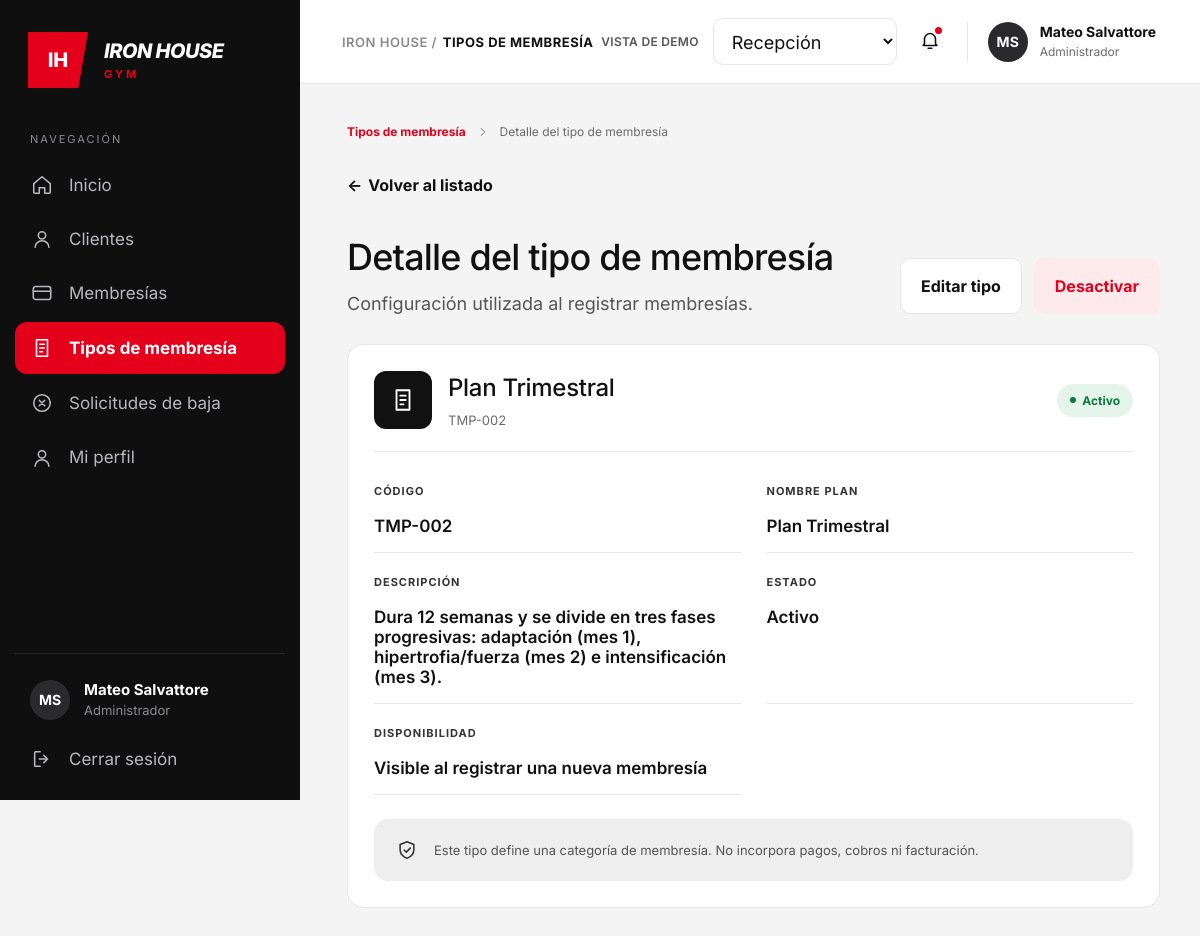
/recep/tipo-ver.php?id=2 (signed in), run on the app's committed database.
### tables this page shows
CREATE TABLE `membresias` (
  `id_membresia` int(11) NOT NULL,
  `nombre_plan` varchar(50) NOT NULL,
  `descripcion` text DEFAULT NULL,
  `duracion_dias` int(11) NOT NULL,
  `precio` decimal(10,2) NOT NULL,
  `estado` enum('Activo','Inactivo') NOT NULL DEFAULT 'Activo'
);

### recep/tipos_config.php (called while the page is built, shortened)
<?php
function codigoTipo(int $id, ?string $codigoBd = null): string
{
    return ($codigoBd !== null && $codigoBd !== '') ? $codigoBd : sprintf('TMP-%03d', $id);
}

### recep/tipo-ver.php (the view, shortened to what this page needs)
<?php
require_once __DIR__ . '/helpers.php';
require_once __DIR__ . '/conexion.php';
require_once __DIR__ . '/tipos_config.php';
$usuario = [
    'nombre' => $_SESSION['nombre_completo'] ?? 'Usuario',
    'rol'    => $_SESSION['rol'] ?? ''
];
$paginaActual = 'tiposd';
$menu = [
    'inicio'      => ['Inicio',              'home',     'recepcion_panel.php'],
    'clientes'    => ['Clientes',            'user',     'clientes.php'],
    'membresias'  => ['Membresías',          'card',     'membresias.php'],
    'tiposd'       => ['Tipos de membresía',  'doc',      'tipos.php'],
    'solicitudes' => ['Solicitudes de baja', 'x-circle', 'solicitudes.php'],
    'perfil'      => ['Mi perfil',           'user',     'perfil.php'],
];
$id = (int)($_GET['id'] ?? 0);
$t = null;
$errorDb = '';
try {
    if ($id > 0) {
        $sql = "SELECT "
             . TM_ID . " AS id, "
             . TM_NOMBRE . " AS nombre, "
             . TM_ESTADO . " AS estado"
             . (TM_CODIGO !== null ? ", " . TM_CODIGO . " AS codigo" : "")
             . (TM_DESCRIPCION !== null ? ", " . TM_DESCRIPCION . " AS descripcion" : "")
             . " FROM " . TM_TABLA . " WHERE " . TM_ID . " = ? LIMIT 1";
        $stmt = mysqli_prepare($cnx, $sql);
        mysqli_stmt_bind_param($stmt, 'i', $id);
        mysqli_stmt_execute($stmt);
        $t = mysqli_fetch_assoc(mysqli_stmt_get_result($stmt)) ?: null;
    }
} catch (Throwable $e) {
    error_log($e->getMessage());
    $errorDb = 'No se pudo cargar la información del tipo de membresía.';
}
if ($t !== null) {
    $nombre = (string)$t['nombre'];
    $activo = $t['estado'] === 'Activo';
    $codigo = codigoTipo((int)$t['id'], isset($t['codigo']) ? (string)$t['codigo'] : null);
    $descripcion = trim((string)($t['descripcion'] ?? ''));
}
?>
<!DOCTYPE html>
<html lang="es">
<head>
  <link rel="stylesheet" href="css/style.css">
  <link rel="stylesheet" href="css/usuarios.css">
  <link rel="stylesheet" href="css/modal.css">
  <link rel="stylesheet" href="css/usuario_detalle.css">
  <link rel="stylesheet" href="css/bitacora_detalle.css">
</head>
<body>
<div class="layout">
  <aside class="sidebar">
    <div class="brand">
      <div class="brand-mark">IH</div>
      <div class="brand-text">
        <span class="brand-name">IRON HOUSE</span>
        <span class="brand-sub">GYM</span>
      </div>
    </div>
    <p class="nav-title">Navegación</p>
    <nav class="nav">
      <?php foreach ($menu as $clave => [$texto, $ico, $url]): ?>
        <a href="<?= e($url) ?>" class="nav-item <?= $clave === $paginaActual ? 'is-active' : '' ?>">
          <?= icono($ico, 22) ?>
          <span><?= e($texto) ?></span>
        </a>
      <?php endforeach; ?>
    </nav>
    <div class="sidebar-footer">
      <div class="sidebar-user">
        <span class="avatar avatar-dark"><?= e(iniciales($usuario['nombre'])) ?></span>
        <div>
          <strong><?= e($usuario['nombre']) ?></strong>
          <small><?= e($usuario['rol']) ?></small>
        </div>
      </div>
      <a href="logout.php" class="nav-item" data-abrir-modal="modal-cerrar-sesion"><?= icono('logout', 22) ?><span>Cerrar sesión</span></a>
    </div>
  </aside>
  <div class="main">
    <header class="topbar">
      <div class="breadcrumb"><span>IRON HOUSE /</span> <b>TIPOS DE MEMBRESÍA</b></div>
      <div class="topbar-right">
        <span class="demo-label">VISTA DE DEMO</span>
        <select class="role-select" aria-label="Rol de la vista de demo" onchange="redirigir(this)">
          <option value="recepcion_panel.php" selected>Recepción</option>
        </select>
        <button class="bell" aria-label="Notificaciones">
          <?= icono('bell', 22) ?><i class="bell-dot"></i>
        </button>
        <div class="user-chip">
          <span class="avatar avatar-dark"><?= e(iniciales($usuario['nombre'])) ?></span>
          <div>
            <strong><?= e($usuario['nombre']) ?></strong>
            <small><?= e($usuario['rol']) ?></small>
          </div>
        </div>
      </div>
    </header>
    <main class="content detail">
      <nav class="crumbs" aria-label="Ruta de navegación">
        <a href="tipos.php">Tipos de membresía</a>
        <?= icono('chevron', 14) ?>
        <span>Detalle del tipo de membresía</span>
      </nav>
      <a href="tipos.php" class="back-link"><span aria-hidden="true">←</span> Volver al listado</a>
      <?php if ($errorDb !== ''): ?>
        <p class="page-alert page-alert-error" role="alert"><?= e($errorDb) ?></p>
      <?php elseif ($t === null): ?>
        <h1>Tipo de membresía no encontrado</h1>
        <p class="lead">El tipo que buscas no existe o fue eliminado. <a href="tipos.php" class="link-red">Volver al listado</a></p>
      <?php else: ?>
        <div class="detail-head">
          <div>
            <h1>Detalle del tipo de membresía</h1>
            <p class="lead lead-tight">Configuración utilizada al registrar membresías.</p>
          </div>
          <div class="detail-actions">
            <a href="tipo-editar.php?id=<?= (int)$t['id'] ?>" class="btn btn-outline">Editar tipo</a>
            <form method="post" action="tipo_estado.php">
              <?php if ($activo): ?>
                <button name="accion" value="desactivar" class="btn btn-soft-red"
                        onclick="return confirm('¿Desactivar el tipo «<?= e($nombre) ?>»?')">
                  Desactivar
                </button>
              <?php else: ?>
                <button name="accion" value="activar" class="btn btn-soft-ok">Activar</button>
              <?php endif; ?>
            </form>
          </div>
        </div>
        <section class="panel audit-card">
          <div class="audit-head">
            <span class="audit-icon" aria-hidden="true"><?= icono('doc', 26) ?></span>
            <div class="audit-title">
              <h2><?= e($nombre) ?></h2>
              <small><?= e($codigo) ?></small>
            </div>
            <span class="pill <?= $activo ? 'pill-ok' : 'pill-off' ?>">
              <i></i><?= $activo ? 'Activo' : 'Inactivo' ?>
            </span>
          </div>
          <dl class="data-grid">
            <div><dt>Código</dt><dd><?= e($codigo) ?></dd></div>
            <div><dt>Nombre Plan</dt><dd><?= e($nombre) ?></dd></div>
            <div><dt>Descripción</dt><dd><?= e($descripcion) ?></dd></div>
            <div><dt>Estado</dt><dd><?= $activo ? 'Activo' : 'Inactivo' ?></dd></div>
            <div>
              <dt>Disponibilidad</dt>
              <dd><?= $activo ? 'Visible al registrar una nueva membresía' : 'No disponible al registrar una nueva membresía' ?></dd>
            </div>
          </dl>
          <div class="audit-note">
            <?= icono('shield', 22) ?>
            <p>Este tipo define una categoría de membresía. No incorpora pagos, cobros ni facturación.</p>
          </div>
        </section>
      <?php endif; ?>
    </main>
  </div>
</div>
</body>
</html>

### recep/css/usuarios.css (style rules this page uses)
.pill { padding: 9px 13px; font-size: 12px; }

### recep/css/usuario_detalle.css (style rules this page uses)
.detail { padding-top: 40px; }
.crumbs { display: flex; align-items: center; gap: 10px; font-size: 12px; color: var(--muted, #6b6b6b); margin-bottom: 36px; }
.crumbs a { color: var(--red, #e4001b); font-weight: 700; }
.back-link { display: inline-flex; align-items: center; gap: 6px; font-size: 16px; font-weight: 700; margin-bottom: 40px; }
.detail h1 { font-size: 36px; font-weight: 500; letter-spacing: -.8px; margin: 0 0 14px; }
.detail .lead { font-size: 18px; color: #555; }
.detail-head { display: flex; justify-content: space-between; align-items: flex-end; gap: 24px; margin-bottom: 30px; flex-wrap: wrap; }
.detail-actions { display: flex; gap: 12px; align-items: center; }
.detail-actions form { display: flex; }
.detail-actions .btn { padding: 19px 20px; font-size: 16px; }
.btn-soft-red { background: #fdeaec; color: var(--red, #e4001b); border: 1px solid transparent; }
.data-grid { display: grid; grid-template-columns: 1fr 1fr; column-gap: 28px; margin-top: 22px; }
.data-grid > div { padding: 24px 0 16px; border-bottom: 1px solid var(--line, #e6e6e6); }
.data-grid dt { font-size: 11px; font-weight: 700; letter-spacing: 1px; text-transform: uppercase; color: #333; margin-bottom: 18px; }
.data-grid dd { font-size: 17px; font-weight: 600; overflow-wrap: anywhere; }

### recep/css/bitacora_detalle.css (style rules this page uses)
.audit-card { padding: 26px 26px 26px; }
.audit-head { display: flex; align-items: center; gap: 16px; padding-bottom: 22px; border-bottom: 1px solid var(--line, #e6e6e6); }
.audit-icon { width: 58px; height: 58px; border-radius: 12px; background: #111; color: #fff; flex: none; display: grid; place-items: center; }
.audit-title { flex: 1; min-width: 0; }
.audit-title h2 { font-size: 24px; font-weight: 500; letter-spacing: -.3px; }
.audit-title small { display: block; font-size: 13px; color: var(--muted, #6b6b6b); margin-top: 10px; }
.audit-head .pill { padding: 9px 13px; font-size: 12px; }
.audit-card .data-grid { column-gap: 26px; margin-top: 10px; }
.audit-card .data-grid > div { padding: 22px 0 16px; }
.audit-note { display: flex; align-items: center; gap: 16px; margin-top: 24px; background: #eeeeee; border-radius: 14px; padding: 20px 22px; color: #333; }
.audit-note p { font-size: 13px; color: #555; }

### data on the page
membresias: id_membresia "TMP-002", descripcion "Dura 12 semanas y se divide en tres fases progresivas: adaptación (mes 1), hipertrofia/fuerza (mes 2) e intensificación (mes 3)."

### other printed values
$texto "Inicio"
$texto "Clientes"
$texto "Membresías"
$texto "Tipos de membresía"
$texto "Solicitudes de baja"
$texto "Mi perfil"
iniciales($usuario['nombre']) "MS"
$usuario['nombre'] "Mateo Salvattore"
$usuario['rol'] "Administrador"
$nombre "Plan Trimestral"
